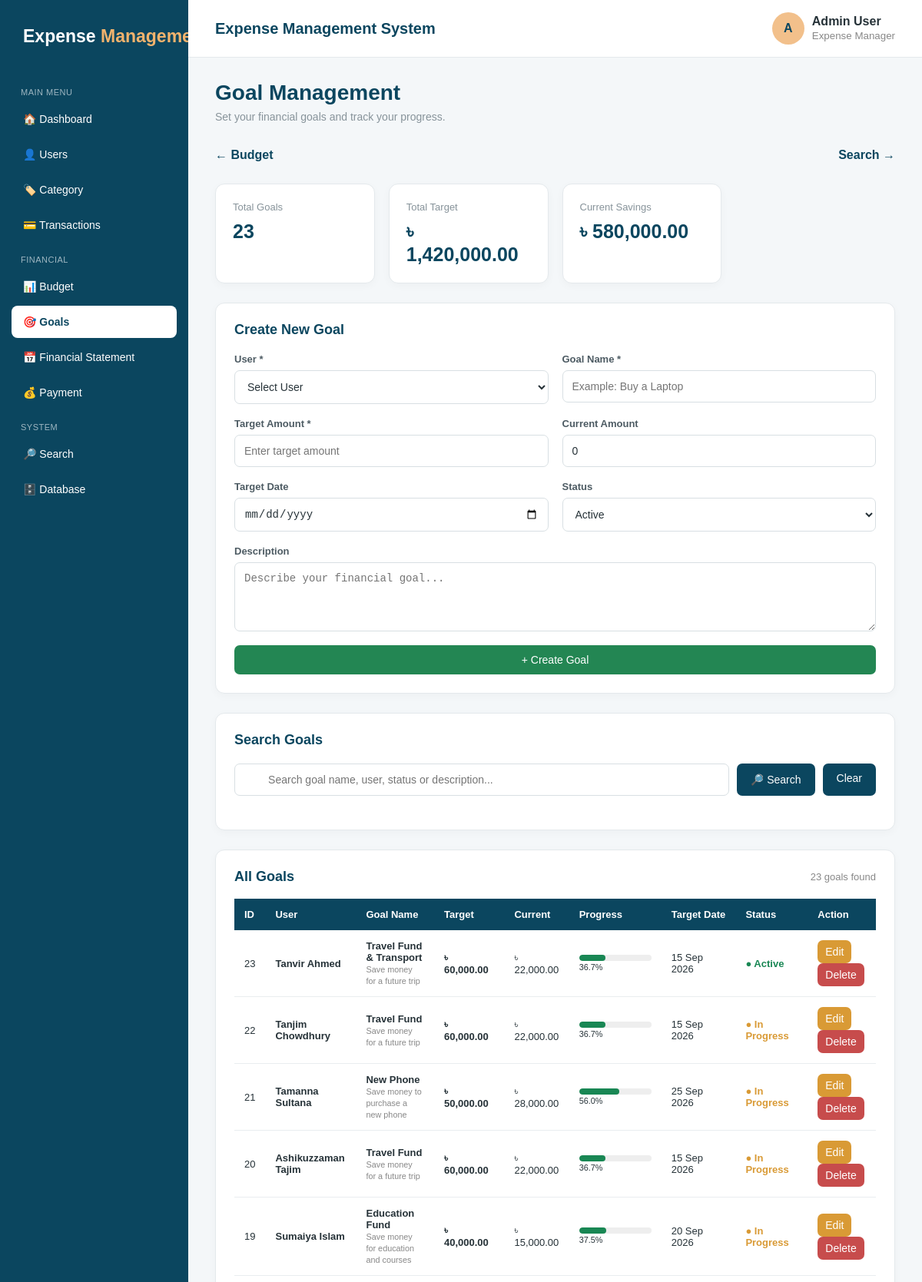
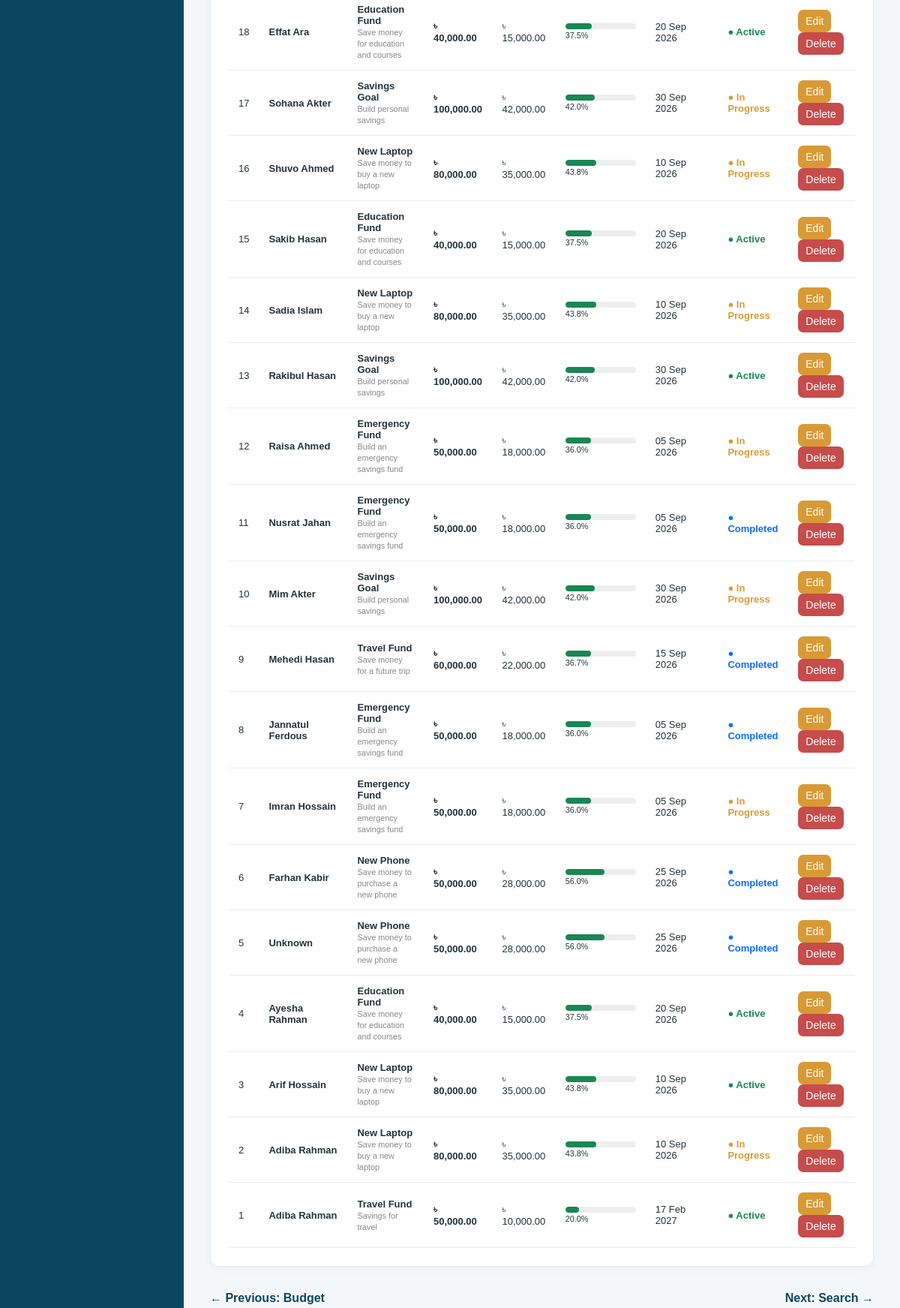
Page /goal.php (upper part) on the committed database (2 pictures, top to bottom).
### tables this page shows
CREATE TABLE `goal` (
  `Goal_ID` int(11) NOT NULL,
  `User_ID` int(11) DEFAULT NULL,
  `Goal_Name` varchar(100) NOT NULL,
  `Target_Amount` decimal(12,2) NOT NULL,
  `Current_Amount` decimal(12,2) DEFAULT 0.00,
  `Target_Date` date DEFAULT NULL,
  `Description` varchar(255) DEFAULT NULL,
  `Status` varchar(30) DEFAULT 'Active'
);

CREATE TABLE `users` (
  `User_ID` int(11) NOT NULL,
  `Name` varchar(100) NOT NULL,
  `First_Name` varchar(50) DEFAULT NULL,
  `Last_Name` varchar(50) DEFAULT NULL,
  `Email` varchar(120) NOT NULL,
  `Password` varchar(255) NOT NULL,
  `Phone` varchar(20) DEFAULT NULL,
  `Gender` varchar(20) DEFAULT NULL,
  `Date_of_Birth` date DEFAULT NULL,
  `Address` varchar(255) DEFAULT NULL,
  `Profile_Picture` varchar(255) DEFAULT NULL,
  `Registration_Date` timestamp NOT NULL DEFAULT current_timestamp(),
  `Last_Login` datetime DEFAULT NULL
);

### goal.php (the view, shortened to what this page needs)
<?php
require "config.php";
$editGoal = null;
$search = "";
if ($search != "") {
    $like = "%" . $search . "%";
    $stmt = $conn->prepare("
        SELECT
            g.*,
            u.Name
        FROM goal g
        LEFT JOIN users u
            ON g.User_ID = u.User_ID
        WHERE
            g.Goal_Name LIKE ?
            OR g.Description LIKE ?
            OR g.Status LIKE ?
            OR u.Name LIKE ?
        ORDER BY
            g.Goal_ID DESC
    ");
    $stmt->bind_param(
        "ssss",
        $like,
        $like,
        $like,
        $like
    );
    $stmt->execute();
    $goals =
        $stmt->get_result();
} else {
    $goals = $conn->query("
        SELECT
            g.*,
            u.Name
        FROM goal g
        LEFT JOIN users u
            ON g.User_ID = u.User_ID
        ORDER BY
            g.Goal_ID DESC
    ");
}
$totalGoals = 0;
$totalTarget = 0;
$totalSaved = 0;
$summary = $conn->query("
    SELECT
        COUNT(*) AS total_goals,
        COALESCE(
            SUM(Target_Amount),
            0
        ) AS total_target,
        COALESCE(
            SUM(Current_Amount),
            0
        ) AS total_saved
    FROM goal
");
if ($summary) {
    $data =
        $summary->fetch_assoc();
    $totalGoals =
        $data['total_goals'];
    $totalTarget =
        $data['total_target'];
    $totalSaved =
        $data['total_saved'];
}
?>
<!DOCTYPE html>
<html>
<head>
<link
    rel="stylesheet"
    href="style.css"
>
</head>
<body>
<?php require "header.php"; ?>
<div class="content">
<div class="page-heading">
<h1>
Goal Management
</h1>
<p>
Set your financial goals and track your progress.
</p>
</div>
<div class="navigation">
<a
    href="budget.php"
    class="back"
>
← Budget
</a>
<a
    href="search.php"
    class="back"
>
Search →
</a>
</div>
<div class="stats">
<div class="stat">
<div class="stat-title">
Total Goals
</div>
<div class="stat-value">
<?php
echo $totalGoals;
?>
</div>
</div>
<div class="stat">
<div class="stat-title">
Total Target
</div>
<div class="stat-value">
৳
<?php
echo number_format(
    $totalTarget,
    2
);
?>
</div>
</div>
<div class="stat">
<div class="stat-title">
Current Savings
</div>
<div class="stat-value">
৳
<?php
echo number_format(
    $totalSaved,
    2
);
?>
</div>
</div>
</div>
<div class="card">
<?php if ($editGoal) { ?>
<h2>
Update Goal
</h2>
<?php } else { ?>
<h2>
Create New Goal
</h2>
<?php } ?>
<form method="POST">
<div class="form-grid">
<div class="form-group">
<label>
User *
</label>
<select
    name="user_id"
    required
>
<option value="">
Select User
</option>
</select>
</div>
<div class="form-group">
<label>
Goal Name *
</label>
<input
    type="text"
    name="goal_name"
    value="<?php
        echo htmlspecialchars(
            $editGoal['Goal_Name']
            ?? ''
        );
    ?>"
    placeholder="Example: Buy a Laptop"
    required
>
</div>
<div class="form-group">
<label>
Target Amount *
</label>
<input
    type="number"
    step="0.01"
    min="0.01"
    name="target_amount"
    value="<?php
        echo $editGoal['Target_Amount']
        ?? '';
    ?>"
    placeholder="Enter target amount"
    required
>
</div>
<div class="form-group">
<label>
Current Amount
</label>
<input
    type="number"
    step="0.01"
    min="0"
    name="current_amount"
    value="<?php
        echo $editGoal['Current_Amount']
        ?? '0';
    ?>"
    placeholder="Enter current saved amount"
>
</div>
<div class="form-group">
<label>
Target Date
</label>
<input
    type="date"
    name="target_date"
    value="<?php
        echo $editGoal['Target_Date']
        ?? '';
    ?>"
>
</div>
<div class="form-group">
<label>
Status
</label>
<select name="status">
<option
    value="Active"
<?php
if (
    ($editGoal['Status'] ?? 'Active')
    ==
    'Active'
) {
    echo "selected";
}
?>
>
Active
</option>
</select>
</div>
<div class="form-group full">
<label>
Description
</label>
<textarea
    name="description"
    placeholder="Describe your financial goal..."
><?php
?></textarea>
</div>
<div class="form-group full">
<?php if ($editGoal) { ?>
<button
    type="submit"
    name="update_goal"
    class="btn btn-warning"
>
Update Goal
</button>
<a
    href="goal.php"
    class="btn"
    style="margin-left:8px;"
>
Cancel
</a>
<?php } else { ?>
<button
    type="submit"
    name="add_goal"
    class="btn btn-success"
>
+ Create Goal
</button>
<?php } ?>
</div>
</div>
</form>
</div>
<div class="card">
<h2>
Search Goals
</h2>
<form
    method="GET"
    class="search-box"
>
<input
    type="text"
    name="search"
    value="<?php
        echo htmlspecialchars(
            $search
        );
    ?>"
    placeholder="
        Search goal name, user, status or description...
    "
>
<button
    type="submit"
    class="btn"
>
🔎 Search
</button>
<a
    href="goal.php"
    class="btn"
>
Clear
</a>
</form>
</div>
<div class="card">
<div style="
display:flex;
justify-content:space-between;
align-items:center;
margin-bottom:18px;
">
<h2 style="margin:0;">
All Goals
</h2>
<span
    style="
        color:#888;
        font-size:13px;
    "
>
<?php
echo $goals->num_rows;
?>
goals found
</span>
</div>
<div class="table-wrapper">
<table>
<thead>
<tr>
<th>
ID
</th>
<th>
User
</th>
<th>
Goal Name
</th>
<th>
Target
</th>
<th>
Current
</th>
<th>
Progress
</th>
<th>
Target Date
</th>
<th>
Status
</th>
<th>
Action
</th>
</tr>
</thead>
<tbody>
<?php
if (
    $goals
    &&
    $goals->num_rows > 0
) {
while (
    $row =
    $goals->fetch_assoc()
) {
$target =
    floatval(
        $row['Target_Amount']
    );
$current =
    floatval(
        $row['Current_Amount']
    );
if ($target > 0) {
    $progress =
        ($current / $target) * 100;
} else {
    $progress = 0;
}
?>
<tr>
<td>
<?php
echo $row['Goal_ID'];
?>
</td>
<td>
<strong>
<?php
echo htmlspecialchars(
    $row['Name']
    ?? 'Unknown'
);
?>
</strong>
</td>
<td>
<strong>
<?php
echo htmlspecialchars(
    $row['Goal_Name']
);
?>
</strong>
<br>
<small style="color:#888;">
<?php
echo htmlspecialchars(
    $row['Description']
    ?? ''
);
?>
</small>
</td>
<td>
<strong>
৳
<?php
echo number_format(
    $target,
    2
);
?>
</strong>
</td>
<td>
৳
<?php
echo number_format(
    $current,
    2
);
?>
</td>
<td style="min-width:120px;">
<div style="
background:#eee;
height:8px;
border-radius:10px;
overflow:hidden;
">
<div style="
width:<?php
echo $progress;
?>%;
height:100%;
background:#198754;
border-radius:10px;
">
</div>
</div>
<small>
<?php
echo number_format(
    $progress,
    1
);
?>%
</small>
</td>
<td>
<?php
if (
    !empty(
        $row['Target_Date']
    )
) {
echo date(
    "d M Y",
    strtotime(
        $row['Target_Date']
    )
);
} else {
echo "-";
}
?>
</td>
<td>
<?php
if (
    $row['Status']
    ==
    'Active'
) {
?>
<span
    style="
        color:#198754;
        font-weight:bold;
    "
>
● Active
</span>
<?php
}
elseif (
    $row['Status']
    ==
    'Completed'
) {
?>
<span
    style="
        color:#0d6efd;
        font-weight:bold;
    "
>
● Completed
</span>
<?php
}
else {
?>
<span
    style="
        color:#d99a35;
        font-weight:bold;
    "
>
● <?php
echo htmlspecialchars(
    $row['Status']
);
?>
</span>
<?php
}
?>
</td>
<td>
<a
    href="goal.php?edit=<?php
        echo $row['Goal_ID'];
    ?>"
    class="btn btn-warning"
    style="
        padding:7px 10px;
    "
>
Edit
</a>
<a
    href="goal.php?delete=<?php
        echo $row['Goal_ID'];
    ?>"
    class="btn btn-danger"
    style="
        padding:7px 10px;
    "
    onclick="
        return confirm(
            'Are you sure you want to delete this goal?'
        );
    "
>
Delete
</a>
</td>
</tr>
<?php
}
}
?>
</tbody>
</table>
</div>
</div>
<div class="navigation">
<a
    href="budget.php"
    class="back"
>
← Previous: Budget
</a>
<a
    href="search.php"
    class="back"
>
Next: Search →
</a>
</div>
</div>
<?php require "footer.php"; ?>
</body>
</html>

### style.css (style rules this page uses)
* { margin: 0; padding: 0; box-sizing: border-box; }
html { scroll-behavior: smooth; }
body { font-family: Arial, Helvetica, sans-serif; background: #f4f7f9; color: #263238; min-height: 100vh; }
.content { padding: 30px 35px; flex: 1; }
.page-heading { margin-bottom: 25px; }
.page-heading h1 { color: #0b465f; font-size: 28px; margin-bottom: 7px; }
.page-heading p { color: #87939a; font-size: 14px; }
.btn { display: inline-block; padding: 11px 18px; background: #0b465f; color: white; border: none; border-radius: 7px; text-decoration: none; cursor: pointer; font-size: 14px; transition: .2s ease; }
.btn-success { background: #238653; }
.btn-danger { background: #c74c4c; }
.btn-warning { background: #d99a35; }
.card { background: white; border-radius: 12px; padding: 24px; border: 1px solid #e4e9ec; margin-bottom: 25px; box-shadow: 0 3px 12px rgba(0,0,0,.03); }
.card h2 { color: #0b465f; margin-bottom: 20px; font-size: 18px; }
.form-grid { display: grid; grid-template-columns: repeat(2, 1fr); gap: 18px; }
.form-group { display: flex; flex-direction: column; }
.form-group.full { grid-column: 1 / -1; }
label { font-size: 13px; font-weight: bold; margin-bottom: 7px; color: #4d5b63; }
input, select, textarea { width: 100%; padding: 12px; border: 1px solid #d8dfe3; border-radius: 7px; outline: none; font-size: 14px; background: white; color: #263238; }
textarea { min-height: 90px; resize: vertical; }
.table-wrapper { width: 100%; overflow-x: auto; }
table { width: 100%; border-collapse: collapse; min-width: 650px; }
th { background: #0b465f; color: white; padding: 13px; text-align: left; font-size: 13px; white-space: nowrap; }
td { padding: 13px; border-bottom: 1px solid #e9edef; font-size: 13px; vertical-align: middle; }
.search-box { display: flex; gap: 10px; margin-bottom: 20px; width: 100%; }
.search-box input { flex: 1; }
.stats { display: grid; grid-template-columns: repeat(4, 1fr); gap: 18px; margin-bottom: 25px; }
.stat { background: white; border: 1px solid #e4e9ec; border-radius: 12px; padding: 22px; box-shadow: 0 3px 12px rgba(0,0,0,.03); transition: .2s ease; }
.stat-title { color: #87939a; font-size: 13px; }
.stat-value { font-size: 25px; font-weight: bold; color: #0b465f; margin-top: 10px; }
.navigation { display: flex; justify-content: space-between; align-items: center; margin-bottom: 20px; gap: 15px; }
.back { text-decoration: none; color: #0b465f; font-weight: bold; padding: 8px 0; }

### rows in the picture
goal: Goal_ID "23", User_ID.Name "Tanvir Ahmed", Goal_Name "Travel Fund & Transport", Description "Save money for a future trip", Target_Amount "60,000.00", Current_Amount "22,000.00", progress "36.7", Target_Date "15 Sep 2026", Status "● Active"
goal: Goal_ID "22", User_ID.Name "Tanjim Chowdhury", Goal_Name "Travel Fund", Description "Save money for a future trip", Target_Amount "60,000.00", Current_Amount "22,000.00", progress "36.7", Target_Date "15 Sep 2026", Status "In Progress"
goal: Goal_ID "21", User_ID.Name "Tamanna Sultana", Goal_Name "New Phone", Description "Save money to purchase a new phone", Target_Amount "50,000.00", Current_Amount "28,000.00", progress "56.0", Target_Date "25 Sep 2026", Status "In Progress"
goal: Goal_ID "20", User_ID.Name "Ashikuzzaman Tajim", Goal_Name "Travel Fund", Description "Save money for a future trip", Target_Amount "60,000.00", Current_Amount "22,000.00", progress "36.7", Target_Date "15 Sep 2026", Status "In Progress"
goal: Goal_ID "19", User_ID.Name "Sumaiya Islam", Goal_Name "Education Fund", Description "Save money for education and courses", Target_Amount "40,000.00", Current_Amount "15,000.00", progress "37.5", Target_Date "20 Sep 2026", Status "In Progress"
goal: Goal_ID "18", User_ID.Name "Effat Ara", Goal_Name "Education Fund", Description "Save money for education and courses", Target_Amount "40,000.00", Current_Amount "15,000.00", progress "37.5", Target_Date "20 Sep 2026", Status "● Active"
goal: Goal_ID "17", User_ID.Name "Sohana Akter", Goal_Name "Savings Goal", Description "Build personal savings", Target_Amount "100,000.00", Current_Amount "42,000.00", progress "42.0", Target_Date "30 Sep 2026", Status "In Progress"
goal: Goal_ID "16", User_ID.Name "Shuvo Ahmed", Goal_Name "New Laptop", Description "Save money to buy a new laptop", Target_Amount "80,000.00", Current_Amount "35,000.00", progress "43.8", Target_Date "10 Sep 2026", Status "In Progress"
goal: Goal_ID "15", User_ID.Name "Sakib Hasan", Goal_Name "Education Fund", Description "Save money for education and courses", Target_Amount "40,000.00", Current_Amount "15,000.00", progress "37.5", Target_Date "20 Sep 2026", Status "● Active"
goal: Goal_ID "14", User_ID.Name "Sadia Islam", Goal_Name "New Laptop", Description "Save money to buy a new laptop", Target_Amount "80,000.00", Current_Amount "35,000.00", progress "43.8", Target_Date "10 Sep 2026", Status "In Progress"
goal: Goal_ID "13", User_ID.Name "Rakibul Hasan", Goal_Name "Savings Goal", Description "Build personal savings", Target_Amount "100,000.00", Current_Amount "42,000.00", progress "42.0", Target_Date "30 Sep 2026", Status "● Active"
goal: Goal_ID "12", User_ID.Name "Raisa Ahmed", Goal_Name "Emergency Fund", Description "Build an emergency savings fund", Target_Amount "50,000.00", Current_Amount "18,000.00", progress "36.0", Target_Date "05 Sep 2026", Status "In Progress"
goal: Goal_ID "11", User_ID.Name "Nusrat Jahan", Goal_Name "Emergency Fund", Description "Build an emergency savings fund", Target_Amount "50,000.00", Current_Amount "18,000.00", progress "36.0", Target_Date "05 Sep 2026", Status "● Completed"
goal: Goal_ID "10", User_ID.Name "Mim Akter", Goal_Name "Savings Goal", Description "Build personal savings", Target_Amount "100,000.00", Current_Amount "42,000.00", progress "42.0", Target_Date "30 Sep 2026", Status "In Progress"
goal: Goal_ID "9", User_ID.Name "Mehedi Hasan", Goal_Name "Travel Fund", Description "Save money for a future trip", Target_Amount "60,000.00", Current_Amount "22,000.00", progress "36.7", Target_Date "15 Sep 2026", Status "● Completed"
goal: Goal_ID "8", User_ID.Name "Jannatul Ferdous", Goal_Name "Emergency Fund", Description "Build an emergency savings fund", Target_Amount "50,000.00", Current_Amount "18,000.00", progress "36.0", Target_Date "05 Sep 2026", Status "● Completed"
goal: Goal_ID "7", User_ID.Name "Imran Hossain", Goal_Name "Emergency Fund", Description "Build an emergency savings fund", Target_Amount "50,000.00", Current_Amount "18,000.00", progress "36.0", Target_Date "05 Sep 2026", Status "In Progress"
goal: Goal_ID "6", User_ID.Name "Farhan Kabir", Goal_Name "New Phone", Description "Save money to purchase a new phone", Target_Amount "50,000.00", Current_Amount "28,000.00", progress "56.0", Target_Date "25 Sep 2026", Status "● Completed"
goal: Goal_ID "5", Name "Unknown", Goal_Name "New Phone", Description "Save money to purchase a new phone", Target_Amount "50,000.00", Current_Amount "28,000.00", progress "56.0", Target_Date "25 Sep 2026", Status "● Completed"
goal: Goal_ID "4", User_ID.Name "Ayesha Rahman", Goal_Name "Education Fund", Description "Save money for education and courses", Target_Amount "40,000.00", Current_Amount "15,000.00", progress "37.5", Target_Date "20 Sep 2026", Status "● Active"
goal: Goal_ID "3", User_ID.Name "Arif Hossain", Goal_Name "New Laptop", Description "Save money to buy a new laptop", Target_Amount "80,000.00", Current_Amount "35,000.00", progress "43.8", Target_Date "10 Sep 2026", Status "● Active"
goal: Goal_ID "2", User_ID.Name "Adiba Rahman", Goal_Name "New Laptop", Description "Save money to buy a new laptop", Target_Amount "80,000.00", Current_Amount "35,000.00", progress "43.8", Target_Date "10 Sep 2026", Status "In Progress"
goal: Goal_ID "1", User_ID.Name "Adiba Rahman", Goal_Name "Travel Fund", Description "Savings for travel", Target_Amount "50,000.00", Current_Amount "10,000.00", progress "20.0", Target_Date "17 Feb 2027", Status "● Active"

### other values in the picture
$totalGoals "23"
$totalTarget "1,420,000.00"
$totalSaved "580,000.00"
$goals->num_rows "23"
